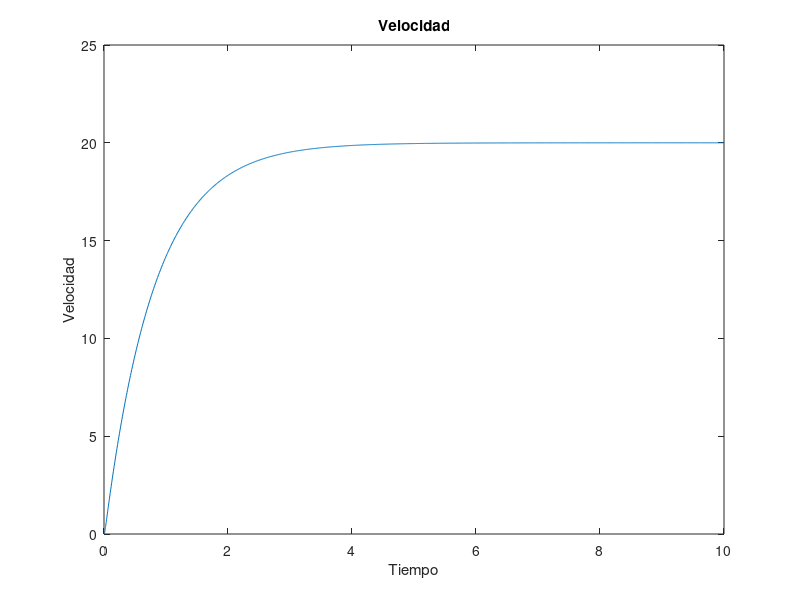

Recreate this plot in MATLAB.
function motorDC_ode45()
    Ra = 2;
    La = 0.023;
    Ke = 0.01;
    Kt = 0.01;
    Jm = 0.001;
    b = 0.0012;
    Va = 5;

    x0 = [0; 0; 0];

    tspan = [0 10];

    [t, x] = ode45(@(t, x) motorDC_eqs(t, x, Va, Ra, La, Ke, Kt, Jm, b), tspan, x0);

    subplot(1, 1, 1);
    plot(t, x(:, 3));
    xlabel('Tiempo');
    ylabel('Velocidad');
    title('Velocidad');
end

function dxdt = motorDC_eqs(~, x, Va, Ra, La, Ke, Kt, Jm, b)
    ia = x(1);
    omega = x(3);

    dxdt = zeros(3, 1);
    dxdt(1) = (1 / La) * (Va - Ra * ia - Ke * omega);
    dxdt(2) = omega;
    dxdt(3) = (1 / Jm) * (Kt * ia - b * omega);
end